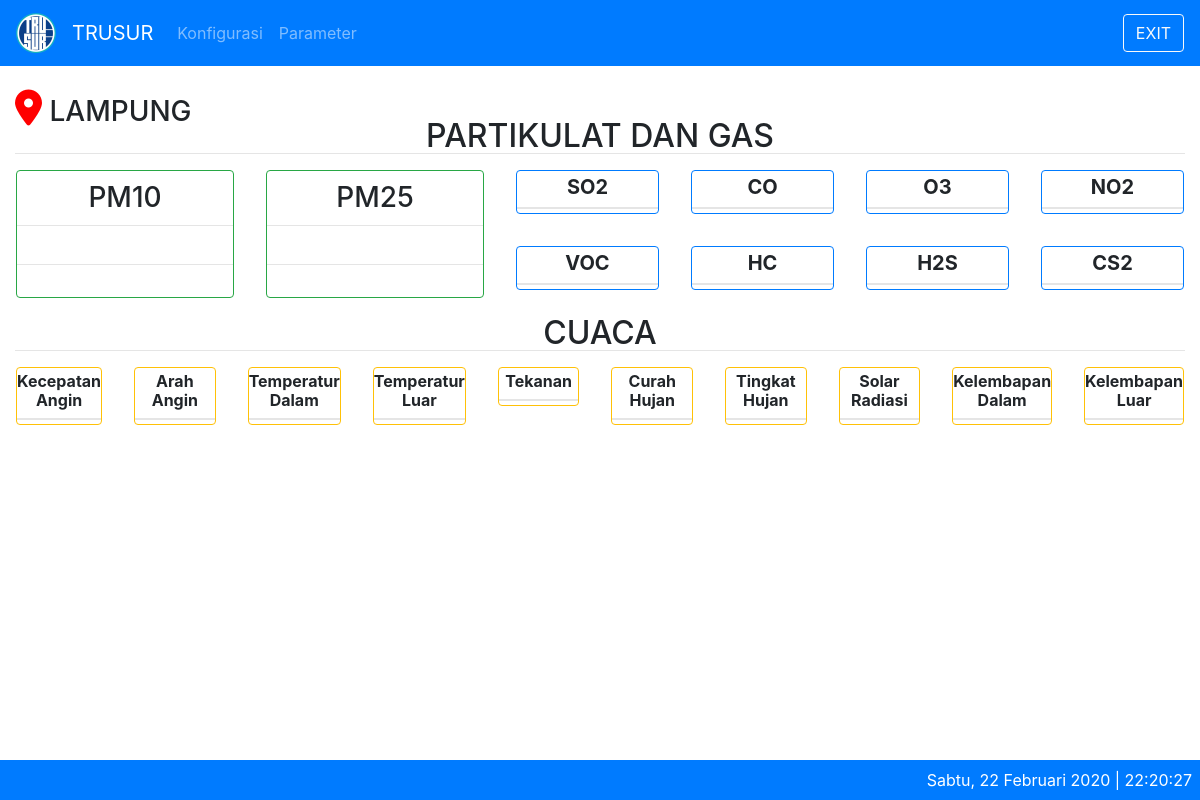
Before: / with the older database file.
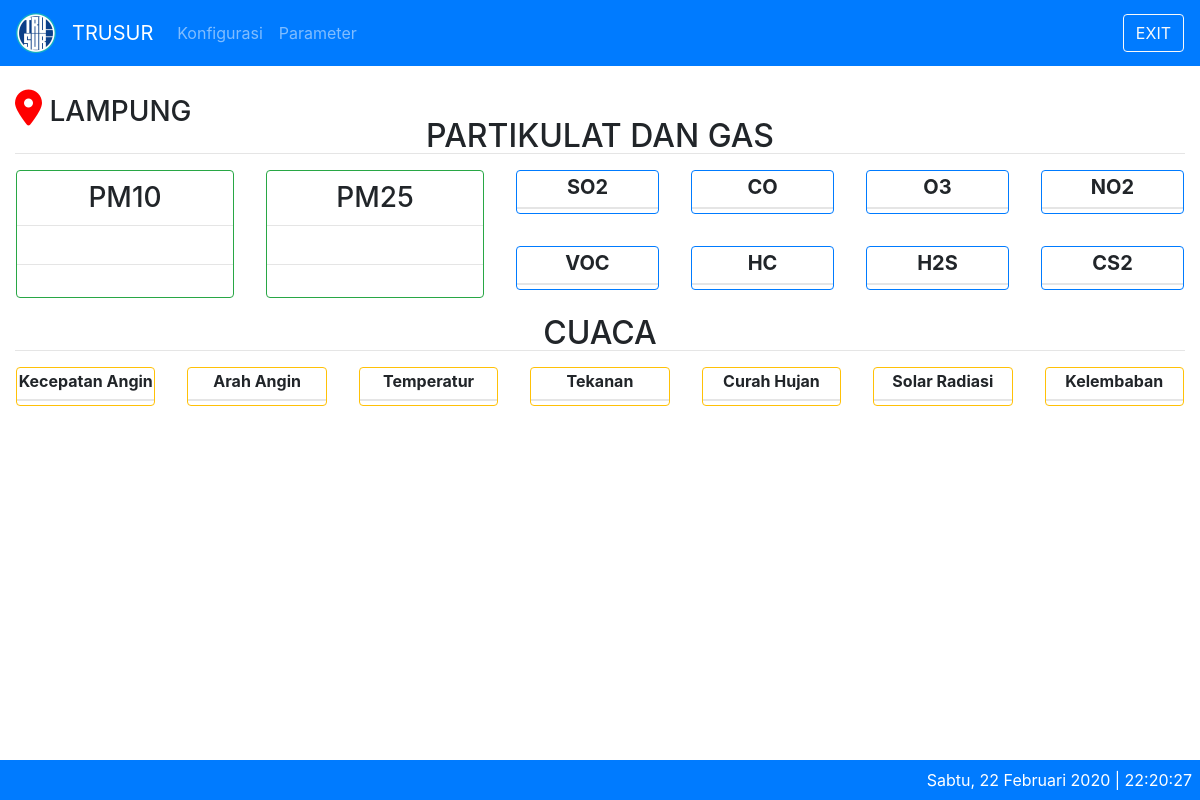
After: the same page with the newer database file.
### tables this page shows
CREATE TABLE IF NOT EXISTS `aqm_params` (
  `id` int(11) NOT NULL AUTO_INCREMENT,
  `param_id` varchar(10) NOT NULL,
  `caption` varchar(100) NOT NULL,
  `default_unit` varchar(10) NOT NULL,
  `satuan` VARCHAR(20) NOT NULL,
  `is_view` smallint(6) NOT NULL,
  `xtimestamp` timestamp NOT NULL DEFAULT current_timestamp() ON UPDATE current_timestamp(),
  PRIMARY KEY (`id`),
  UNIQUE KEY `param_id` (`param_id`)
);

### application/libraries/Temp_frontend.php (called while the page is built)
<?php
Class Temp_frontend{
	var $template_data = array();
	function set($name, $value){
		$this->template_data[$name] = $value;
	}
	function load($temp_frontend = '', $view = '', $view_data = array(), $return = FALSE){
		$this->CI =& get_instance();
		$this->set('contents', $this->CI->load->view($view, $view_data, TRUE));
		return $this->CI->load->view($temp_frontend, $this->template_data, $return);
	}
}

### application/controllers/Home.php (called while the page is built, shortened)
<?php
class Home extends CI_Controller {
	public function index()
	{
		$data['title'] = 'Aqm Master';
		$data['all'] = $this->getdata_m->getall();
		$data['partikulats'] = $this->getdata_m->getParamsPartikulat();
		$data['partikulatflows'] = $this->getdata_m->getParamsPartikulatFlow();
		$data['gass'] = $this->getdata_m->getParamsGas();
		$data['cuacas'] = $this->getdata_m->getParamsCuaca();
		$this->temp_frontend->load('master/theme/theme', 'master/home/home', $data);
	}
}

### index.php (called while the page is built, shortened)
<?php
require_once BASEPATH.'core/CodeIgniter.php';

### application/models/Getdata_m.php (called while the page is built, shortened)
<?php
class Getdata_m extends CI_Model {
	public function getAll($id = FALSE)
	{
		if($id === FALSE)
		{
			$this->db->order_by('id', 'DESC');
			$this->db->limit('1');
			$query = $this->db->get('aqm_sensor_values');
			return $query->result_array();
		}
		$query = $this->db->get_where('aqm_sensor_values', array('id' => $id));
		return $query->row_array();
	}
	public function getParamsPartikulat($id = FALSE)
	{
		if($id === FALSE)
		{
			$partikulat = array('pm10','pm25');
			$this->db->order_by('id', 'ASC');
			$this->db->where('is_view', '1');
			$this->db->where_in('param_id', $partikulat);
			$query = $this->db->get('aqm_params');
			return $query->result_array();
		}
		$query = $this->db->get_where('aqm_params', array('id' => $id));
		return $query->row_array();
	}
	public function getParamsPartikulatFlow($id = FALSE)
	{
		if($id === FALSE)
		{
			$partikulatflow = array('pm10_flow','pm25_flow');
			$this->db->order_by('id', 'ASC');
			$this->db->where('is_view', '1');
			$this->db->where_in('param_id', $partikulatflow);
			$query = $this->db->get('aqm_params');
			return $query->result_array();
		}
		$query = $this->db->get_where('aqm_params', array('id' => $id));
		return $query->row_array();
	}
	public function getParamsGas($id = FALSE)
	{
		if($id === FALSE)
		{
			$gas = array('so2','co','o3','no2','voc','hc','h2s','cs2');
			$this->db->order_by('id', 'ASC');
			$this->db->where('is_view', '1');
			$this->db->where_in('param_id', $gas);
			$query = $this->db->get('aqm_params');
			return $query->result_array();
		}
		$query = $this->db->get_where('aqm_params', array('id' => $id));
		return $query->row_array();
	}
	public function getParamsCuaca($id = FALSE)
	{
		if($id === FALSE)
		{
			$cuaca = array('WindSpeed','WindDir','TempIn','TempOut','Barometer','RainDay','RainRate','SolarRad','HumIn','HumOut');
			$this->db->order_by('id', 'ASC');
			$this->db->where('is_view', '1');
			$this->db->where_in('param_id', $cuaca);
			$query = $this->db->get('aqm_params');
			return $query->result_array();
		}
		$query = $this->db->get_where('aqm_params', array('id' => $id));
		return $query->row_array();
	}
}

### application/views/master/home/home.php (the view, shortened to what this page needs)
<div class="container-fluid">
  <br>
  <h3 class="text-left"><i class='fas fa-map-marker-alt' style='font-size:36px;color:red'></i> LAMPUNG</h3>
  <div style="margin-top: -20px;">
    <div class="text-center">
      <h2>PARTIKULAT DAN GAS</h2>
      <hr style="margin-top: -10px;margin-bottom: 0px;">
    </div>
    <div class="row text-center">
      <div class="col-sm-5">
        <div class="row justify-content-center">
        <?php foreach($partikulats as $partikulat) : ?>
          <div class="col-sm-6 p-3">
            <div class="card border border-success">
              <h3 style="margin-top: 10px;"><?= $partikulat['caption'] ?></h3>
              <hr style="margin-top: 2px; margin-bottom: 11px;">
              <hr style="margin-bottom: 4px;margin-top: 11px;">
            </div>
          </div>
        <?php endforeach ?>
        </div>
      </div>
      <div class="col-sm-7">
        <div class="row justify-content-center">
        <?php foreach($gass as $gas) : ?>
          <div class="col-sm-3 p-3">
            <div class="card border border-primary">
              <h5 class="font-weight-bold" style="margin-top: 4px;"><?= $gas['caption'] ?></h5>
              <hr style="margin-top: 0px; margin-bottom: -4px;">
              <hr style="margin-bottom: 0px; margin-top: -4px;">
            </div>
          </div>
        <?php endforeach ?>
        </div>
      </div>
    </div>
    <div class="text-center">
      <h2>CUACA</h2>
      <hr style="margin-top: -10px;margin-bottom: 0px;">
    </div>
    <div class="row text-center">
      <div class="col-sm">
        <div class="row justify-content-center">
        <?php foreach($cuacas as$cuaca) : ?>
          <div class="col-sm p-3">
            <div class="card border border-warning">
              <h6 class="font-weight-bold" style="margin-top: 4px;"><?= $cuaca['caption'] ?></h6>
              <hr style="margin-top: 0px; margin-bottom: -4px;">
              <hr style="margin-bottom: 0px; margin-top: -4px;">
            </div>
          </div>
        <?php endforeach ?>
        </div>
      </div>
    </div>
  </div>
</div>

Changed rows visible on the page:
no longer on this page (row edited): aqm_params: caption "Temperatur Dalam", shown under "CUACA"
no longer on this page (row edited): aqm_params: caption "Tingkat Hujan", shown under "CUACA"
no longer on this page (row edited): aqm_params: caption "Kelembapan Dalam", shown under "CUACA"
changed aqm_params: caption "Temperatur Luar" → "Temperatur"
changed aqm_params: caption "Kelembapan Luar" → "Kelembaban"
